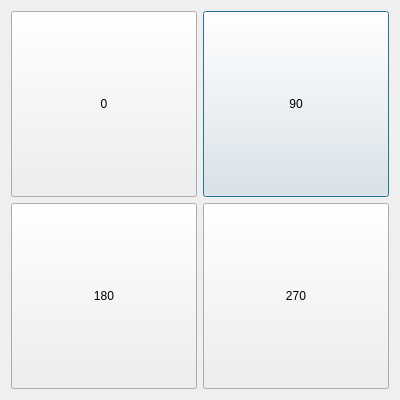
<?xml version="1.0" encoding="UTF-8"?>
<ui version="4.0">
 <class>RotationDlg</class>
 <widget class="QDialog" name="RotationDlg">
  <property name="geometry">
   <rect>
    <x>0</x>
    <y>0</y>
    <width>400</width>
    <height>400</height>
   </rect>
  </property>
  <property name="windowTitle">
   <string>Screen rotation</string>
  </property>
  <property name="windowOpacity">
   <double>2.000000000000000</double>
  </property>
  <layout class="QGridLayout" name="gridLayout">
   <item row="0" column="1">
    <widget class="QPushButton" name="btnRot90">
     <property name="sizePolicy">
      <sizepolicy hsizetype="Expanding" vsizetype="Expanding">
       <horstretch>0</horstretch>
       <verstretch>0</verstretch>
      </sizepolicy>
     </property>
     <property name="focusPolicy">
      <enum>Qt::StrongFocus</enum>
     </property>
     <property name="text">
      <string notr="true">90</string>
     </property>
    </widget>
   </item>
   <item row="0" column="0">
    <widget class="QPushButton" name="btnRot0">
     <property name="sizePolicy">
      <sizepolicy hsizetype="Expanding" vsizetype="Expanding">
       <horstretch>0</horstretch>
       <verstretch>0</verstretch>
      </sizepolicy>
     </property>
     <property name="focusPolicy">
      <enum>Qt::StrongFocus</enum>
     </property>
     <property name="text">
      <string notr="true">0</string>
     </property>
    </widget>
   </item>
   <item row="1" column="0">
    <widget class="QPushButton" name="btnRot180">
     <property name="sizePolicy">
      <sizepolicy hsizetype="Expanding" vsizetype="Expanding">
       <horstretch>0</horstretch>
       <verstretch>0</verstretch>
      </sizepolicy>
     </property>
     <property name="focusPolicy">
      <enum>Qt::StrongFocus</enum>
     </property>
     <property name="text">
      <string notr="true">180</string>
     </property>
    </widget>
   </item>
   <item row="1" column="1">
    <widget class="QPushButton" name="btnRot270">
     <property name="sizePolicy">
      <sizepolicy hsizetype="Expanding" vsizetype="Expanding">
       <horstretch>0</horstretch>
       <verstretch>0</verstretch>
      </sizepolicy>
     </property>
     <property name="focusPolicy">
      <enum>Qt::StrongFocus</enum>
     </property>
     <property name="text">
      <string notr="true">270</string>
     </property>
    </widget>
   </item>
  </layout>
 </widget>
 <resources/>
 <connections/>
</ui>
